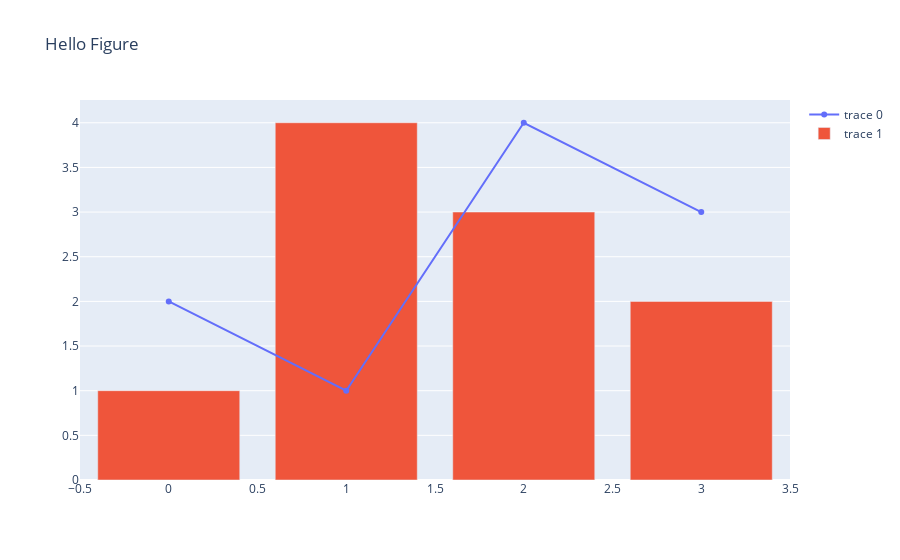

The notebook cell saved with this chart:
### Code cell
from IPython.display import display, Markdown

# Function to display a markdown message
def display_message(message):
    display(Markdown(message))

# Display a message indicating the start of execution
display_message("🔄 **Loading... Please wait.**")

# Your code snippet goes here
import plotly.graph_objects as go

fig = go.Figure()
fig.add_trace(go.Scatter(y=[2, 1, 4, 3]))
fig.add_trace(go.Bar(y=[1, 4, 3, 2]))
fig.update_layout(title="Hello Figure")
fig.show()

# Display a message indicating the end of execution
display_message("✅ **Loading complete.**")

from IPython.display import display, HTML

script = """
<script>
function hideCodeCells() {
    var codeCells = document.querySelectorAll('.jp-Cell-inputWrapper, .jp-InputArea');
    codeCells.forEach(function(cell) {
        cell.style.display = 'none';
    });
}
hideCodeCells();
</script>
"""

display(HTML(script))

### Figure 1 — Plotly figure (JSON) as saved in the notebook; plotly's stock layout.template omitted (floating-point values rounded to 4 significant figures)
{"data": [{"y": [2, 1, 4, 3], "type": "scatter"}, {"y": [1, 4, 3, 2], "type": "bar"}], "layout": {"title": {"text": "Hello Figure"}, "xaxis": {"range": [-0.5, 3.5], "autorange": true}, "yaxis": {"type": "linear", "range": [0, 4.305], "autorange": true}, "autosize": true}}
